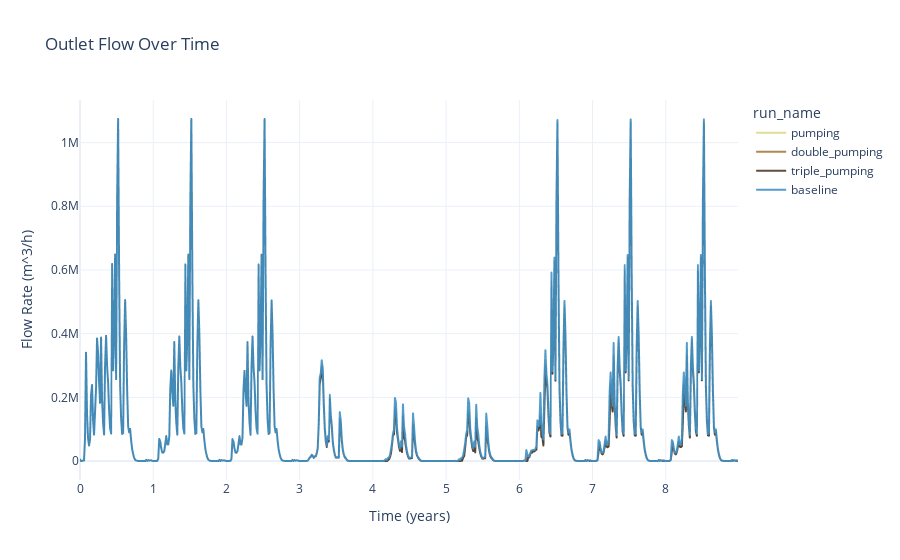

Here is the notebook cell this chart was saved with:
### Code cell
figure1 = px.line(full_runs, x=full_runs.index, y="outlet_flow", color="run_name",
        title="Outlet Flow Over Time",
        labels={"time": "Time (years)", "outlet_flow": "Flow Rate (m^3/h)"},
        color_discrete_sequence=colors,
        template="plotly_white",
        )
# remove the legend
# set opacity of the lines
figure1.update_traces(opacity=.9)

### Figure 1 — Plotly figure (JSON) as saved in the notebook; plotly's stock layout.template omitted (floating-point values rounded to 4 significant figures; data arrays with more than 128 entries replaced by an {"elided": "..."} marker saying what was removed)
{"data": [{"hovertemplate": "run_name=pumping<br>Time (years)=%{x}<br>Flow Rate (m^3/h)=%{y}<extra></extra>", "legendgroup": "pumping", "line": {"color": "#DCDB89", "dash": "solid"}, "marker": {"symbol": "circle"}, "mode": "lines", "name": "pumping", "opacity": 0.9, "showlegend": true, "type": "scattergl", "x": {"elided": "657 float values"}, "xaxis": "x", "y": {"elided": "657 float values"}, "yaxis": "y"}, {"hovertemplate": "run_name=double_pumping<br>Time (years)=%{x}<br>Flow Rate (m^3/h)=%{y}<extra></extra>", "legendgroup": "double_pumping", "line": {"color": "#AA793C", "dash": "solid"}, "marker": {"symbol": "circle"}, "mode": "lines", "name": "double_pumping", "opacity": 0.9, "showlegend": true, "type": "scattergl", "x": {"elided": "657 float values"}, "xaxis": "x", "y": {"elided": "657 float values"}, "yaxis": "y"}, {"hovertemplate": "run_name=triple_pumping<br>Time (years)=%{x}<br>Flow Rate (m^3/h)=%{y}<extra></extra>", "legendgroup": "triple_pumping", "line": {"color": "#503B2E", "dash": "solid"}, "marker": {"symbol": "circle"}, "mode": "lines", "name": "triple_pumping", "opacity": 0.9, "showlegend": true, "type": "scattergl", "x": {"elided": "657 float values"}, "xaxis": "x", "y": {"elided": "657 float values"}, "yaxis": "y"}, {"hovertemplate": "run_name=baseline<br>Time (years)=%{x}<br>Flow Rate (m^3/h)=%{y}<extra></extra>", "legendgroup": "baseline", "line": {"color": "#4292C6", "dash": "solid"}, "marker": {"symbol": "circle"}, "mode": "lines", "name": "baseline", "opacity": 0.9, "showlegend": true, "type": "scattergl", "x": {"elided": "657 float values"}, "xaxis": "x", "y": {"elided": "657 float values"}, "yaxis": "y"}], "layout": {"legend": {"title": {"text": "run_name"}, "tracegroupgap": 0}, "title": {"text": "Outlet Flow Over Time"}, "xaxis": {"anchor": "y", "domain": [0, 1], "title": {"text": "Time (years)"}}, "yaxis": {"anchor": "x", "domain": [0, 1], "title": {"text": "Flow Rate (m^3/h)"}}}}
